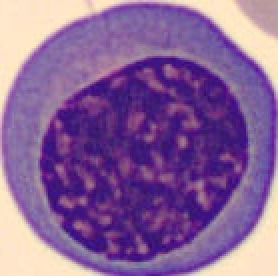
#> input picture ERB_59475_cell_0.jpg, 139 x 138 px, found by its file name (shown 2 times larger)
$ python debug_detection_standalone.py
#> lines starting #> are read from the running program, lines starting #| are printed output that depends on the picture; after the words box and inside, x2 and y2 are one past the last pixel; in counts of white or black regions, pixels touching at a corner belong together
# -*- coding: utf-8 -*-
"""
Debug độc lập: Kiểm tra detection pipeline trên ảnh ERB đơn lẻ
Không phụ thuộc vào fastapi
"""
import sys, os, io
sys.stdout = io.TextIOWrapper(sys.stdout.buffer, encoding="utf-8", errors="replace")

import numpy as np
import cv2
from PIL import Image

IMAGE_PATH = "ERB_59475_cell_0.jpg"

# ── Copy các hàm cần thiết từ analysis_service ──────────────────────────────
MIN_COMPONENT_SIDE = 18
DETECTION_MAX_DIMENSION = 1536

def image_to_rgb_array(image):
    return np.asarray(image.convert("RGB"), dtype=np.uint8)

def resize_for_detection(image):
    max_dimension = max(image.width, image.height)
    if max_dimension <= DETECTION_MAX_DIMENSION:
        return image, 1.0
    scale = DETECTION_MAX_DIMENSION / float(max_dimension)
    resized = image.resize(
        (max(1, int(round(image.width * scale))), max(1, int(round(image.height * scale)))),
        Image.BILINEAR,
    )
    return resized, scale

def build_candidate_mask(image_array):
    gray = image_array.mean(axis=2).astype(np.float32)
    c_max = image_array.max(axis=2).astype(np.float32)
    c_min = image_array.min(axis=2).astype(np.float32)
    channel_delta = c_max - c_min

    bright_reference = float(np.percentile(gray, 90))
    dark_reference = float(np.percentile(gray, 15))
    dynamic_range = max(bright_reference - dark_reference, 18.0)
    brightness_threshold = bright_reference - max(10.0, dynamic_range * 0.28)

    mask_dark = gray <= brightness_threshold
    mask_color = (channel_delta >= max(12.0, dynamic_range * 0.14)) & (gray <= bright_reference - 4.0)
    mask = np.logical_or(mask_dark, mask_color).astype(np.uint8) * 255

    kernel_close = cv2.getStructuringElement(cv2.MORPH_RECT, (3, 3))
    kernel_open = cv2.getStructuringElement(cv2.MORPH_RECT, (3, 3))
    mask = cv2.morphologyEx(mask, cv2.MORPH_CLOSE, kernel_close)
    mask = cv2.morphologyEx(mask, cv2.MORPH_OPEN, kernel_open)
    return mask

def extract_connected_components(mask):
    contours, _ = cv2.findContours(mask, cv2.RETR_EXTERNAL, cv2.CHAIN_APPROX_SIMPLE)
    components = []
    for contour in contours:
        x, y, w, h = cv2.boundingRect(contour)
        rect_area = w * h
        if rect_area > 0:
            components.append({
                "x1": int(x), "y1": int(y), "x2": int(x + w), "y2": int(y + h),
                "width": int(w), "height": int(h),
                "area": int(cv2.contourArea(contour)),
                "rect_area": int(rect_area),
            })
    return components

# [49 lines left out: functions _yolo_preprocess, _yolo_postprocess, not called in this run]

print("=" * 80)
print(f"DEBUG DETECTION: {IMAGE_PATH}")
print("=" * 80)

# Load ảnh
image = Image.open(IMAGE_PATH).convert("RGB")
#> image is the input picture: PIL image 139x138 RGB; mean R, G, B 137.1, 98.8, 153.4
print(f"\n📐 Image size: {image.size}")

# ── Bước 1: Resize ──────────────────────────────────────────────────────────
detection_image, scale = resize_for_detection(image)
#> scale = 1
print(f"\n{'='*60}")
print(f"BƯỚC 1: Resize (scale={scale})")
print(f"{'='*60}")
print(f"  Detection image size: {detection_image.size}")

# ── Bước 2: Contour detection ───────────────────────────────────────────────
print(f"\n{'='*60}")
print(f"BƯỚC 2: Contour detection")
print(f"{'='*60}")

image_array = image_to_rgb_array(detection_image)
print(f"  Image array: {image_array.shape}, range [{image_array.min()}, {image_array.max()}]")

mask = build_candidate_mask(image_array)
#> in build_candidate_mask, `gray = image_array.mean(axis=2).astype(np.float32)`:
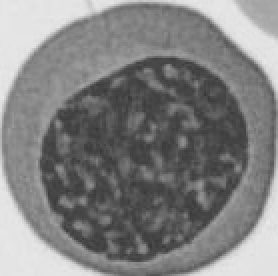
#> gray: shape (138, 139) float32 (shown 2 times larger); min 55.33, max 233.3, mean 129.8
#> in build_candidate_mask, `c_max = image_array.max(axis=2).astype(np.float32)`:
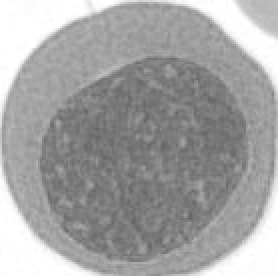
#> c_max: shape (138, 139) float32 (shown 2 times larger); min 100, max 255, mean 163.3
#> in build_candidate_mask, `c_min = image_array.min(axis=2).astype(np.float32)`:
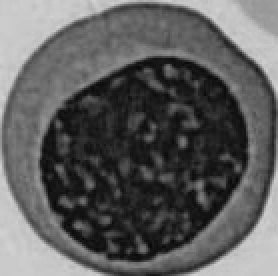
#> c_min: shape (138, 139) float32 (shown 2 times larger); min 7, max 210, mean 93.8
#> in build_candidate_mask, `channel_delta = c_max - c_min`:
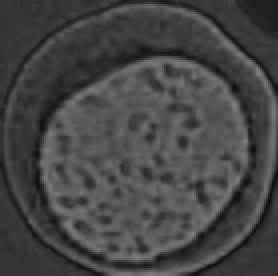
#> channel_delta: shape (138, 139) float32 (shown 2 times larger); min 11, max 126, mean 69.6
#> in build_candidate_mask, `bright_reference = float(np.percentile(gray, 90))`: bright_reference = 227
#> in build_candidate_mask, `dark_reference = float(np.percentile(gray, 15))`: dark_reference = 74.33
#> in build_candidate_mask, `dynamic_range = max(bright_reference - dark_reference, 18.0)`: dynamic_range = 152.7
#> in build_candidate_mask, `brightness_threshold = bright_reference - max(10.0, dynamic_range * 0...`: brightness_threshold = 184.3
#> in build_candidate_mask, `mask_dark = gray <= brightness_threshold`:
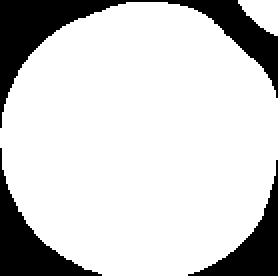
#> mask_dark: shape (138, 139) bool (shown 2 times larger); 81.2% white; 3 black regions, box (x1, y1, x2, y2) and area: (0, 0, 139, 64) 1918, (0, 74, 51, 138) 938, (94, 80, 139, 138) 746
#> in build_candidate_mask, `mask_color = (channel_delta >= max(12.0, dynamic_range * 0.14)) & (gra..`:
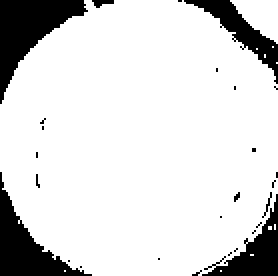
#> mask_color: shape (138, 139) bool (shown 2 times larger); 85.1% white; 27 black regions (22 under 20 px), largest, box (x1, y1, x2, y2) and area: (0, 0, 44, 52) 945, (0, 86, 46, 138) 772, (101, 97, 139, 138) 542, (92, 0, 139, 42) 496, (46, 0, 57, 4) 27
#> in build_candidate_mask, `mask = np.logical_or(mask_dark, mask_color).astype(np.uint8) * 255`: mask: shape (138, 139); 85.3% white; 18 black regions (13 under 20 px), largest, box (x1, y1, x2, y2) and area: (0, 0, 44, 52) 945, (0, 86, 46, 138) 772, (101, 97, 139, 138) 541, (92, 0, 139, 42) 496, (46, 0, 57, 4) 27
#> in build_candidate_mask, `mask = cv2.morphologyEx(mask, cv2.MORPH_CLOSE, kernel_close)`:
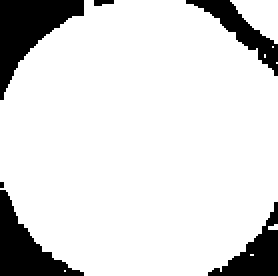
#> mask: shape (138, 139) (shown 2 times larger); 86% white; 6 black regions (1 under 20 px), largest, box (x1, y1, x2, y2) and area: (0, 0, 42, 50) 939, (0, 95, 42, 138) 741, (104, 101, 139, 138) 506, (93, 0, 139, 38) 475, (47, 0, 57, 3) 24
#> in build_candidate_mask, `mask = cv2.morphologyEx(mask, cv2.MORPH_OPEN, kernel_open)`: mask: shape (138, 139); 85.9% white; 5 black regions
nonzero = np.count_nonzero(mask)
#> nonzero = 16472
print(f"  Mask: {mask.shape}, non-zero: {nonzero}/{mask.size} ({nonzero/mask.size*100:.1f}%)")

components = extract_connected_components(mask)
#> in extract_connected_components, `contours, _ = cv2.findContours(mask, cv2.RETR_EXTERNAL, cv2.CHAIN_APPR..`: contours = 3 contours, 1 with area under 20; largest, box (x1, y1, x2, y2) and area: (0, 0, 139, 138) 15922, (116, 0, 139, 22) 276
#> the loop in extract_connected_components, `for contour in contours:` made 3 passes
#> (x, y, w, h, rect_area) on passes 2 to 3: (116, 0, 23, 22, 506), (0, 0, 139, 138, 19182)
#> after the loop in extract_connected_components, `for contour in contours:`: components = 3 items
#> components = 3 items
print(f"  Components found: {len(components)}")
for i, comp in enumerate(components):
    print(f"    [{i}] ({comp['x1']},{comp['y1']})-({comp['x2']},{comp['y2']}) "
          f"w={comp['width']} h={comp['height']} area={comp['area']} rect={comp['rect_area']}")
#> this loop made 3 passes

# Lọc
total_pixels = detection_image.width * detection_image.height
#> total_pixels = 19182
adaptive_min_area = max(100, max(300, int(total_pixels * 0.0004)))
#> adaptive_min_area = 300
adaptive_max_area = int(total_pixels * 0.25)
#> adaptive_max_area = 4795
print(f"\n  Filters: min_area={adaptive_min_area}, max_area={adaptive_max_area}, min_side={MIN_COMPONENT_SIDE}")

filtered = []
for comp in components:
    rect_area = comp.get("rect_area", comp["area"])
    reason = None
    if rect_area < adaptive_min_area:
        reason = f"area {rect_area} < min {adaptive_min_area}"
    elif rect_area > adaptive_max_area:
        reason = f"area {rect_area} > max {adaptive_max_area}"
    elif comp["width"] < MIN_COMPONENT_SIDE or comp["height"] < MIN_COMPONENT_SIDE:
        reason = f"side {comp['width']}x{comp['height']} < {MIN_COMPONENT_SIDE}"
    else:
        aspect = max(comp["width"]/comp["height"], comp["height"]/comp["width"])
        if aspect > 4.5:
            reason = f"aspect {aspect:.2f} > 4.5"
    if reason:
        print(f"    ❌ {reason}")
    else:
        filtered.append(comp)
        print(f"    ✅ KEPT: {comp['width']}x{comp['height']}")
#> this loop made 3 passes
#> (rect_area, aspect) on pass 2: (506, 1.05)
#> (rect_area, reason) on pass 3: (19182, 'area 19182 > max 4795')
#> after the loop, filtered = 1 item

print(f"\n  Filtered: {len(filtered)}/{len(components)}")

# ── Bước 3: YOLO detection ──────────────────────────────────────────────────
print(f"\n{'='*60}")
print(f"BƯỚC 3: YOLO detection")
print(f"{'='*60}")

try:
    import onnxruntime as ort
    from pathlib import Path

    models_dir = Path("models/detectors")
    onnx_files = list(models_dir.glob("*.onnx"))
    print(f"  Detector files found: {[f.name for f in onnx_files]}")

    if onnx_files:
        detector_path = onnx_files[0]
        print(f"  Using: {detector_path}")
        sess = ort.InferenceSession(str(detector_path), providers=["CPUExecutionProvider"])

        image_np = image_to_rgb_array(detection_image)
        tensor, meta = _yolo_preprocess(image_np, imgsz=640)
        input_name = sess.get_inputs()[0].name
        outputs = sess.run(None, {input_name: tensor})

        print(f"  YOLO output shape: {outputs[0].shape}")

        for conf_thr in [0.25, 0.20, 0.15, 0.10, 0.05, 0.01]:
            yolo_boxes = _yolo_postprocess(outputs, meta, conf_thres=conf_thr, iou_thres=0.45)
            print(f"  conf={conf_thr:.2f}: {len(yolo_boxes)} boxes")
            for b in yolo_boxes:
                area = (b["x2"] - b["x1"]) * (b["y2"] - b["y1"])
                print(f"    ({b['x1']},{b['y1']})-({b['x2']},{b['y2']}) area={area} score={b['score']:.4f}")
    else:
        print("  ❌ Không tìm thấy detector ONNX nào!")
except Exception as e:
    print(f"  ❌ YOLO error: {e}")
    import traceback
    traceback.print_exc()

# ── Kết luận ────────────────────────────────────────────────────────────────
print(f"\n{'='*80}")
print("KẾT LUẬN")
print(f"{'='*80}")
print(f"  Ảnh gốc: {image.size}")
print(f"  Contour components: {len(components)}")
print(f"  Contour sau lọc: {len(filtered)}")
print(f"\n  Nếu contour KHÔNG bắt được component nào:")
print("    → Ảnh ERB có nền quá sáng/đồng nhất, mask không tạo được")
print("    → Cần giảm brightness_threshold hoặc tăng channel_delta threshold")
print(f"\n  Nếu contour bắt được nhưng YOLO không detect:")
print("    → YOLO không được train trên ảnh ERB riêng lẻ (chỉ train trên ảnh full slide)")
print("    → Contour detection là fallback chính")
print(f"\n  Nếu cả 2 đều không có box nào:")
print("    → Fallback 'dùng cả ảnh' sẽ được kích hoạt (nếu ảnh <= 1.5x classifier input)")
print("    → Model phân loại vẫn chạy được trên ảnh gốc")
